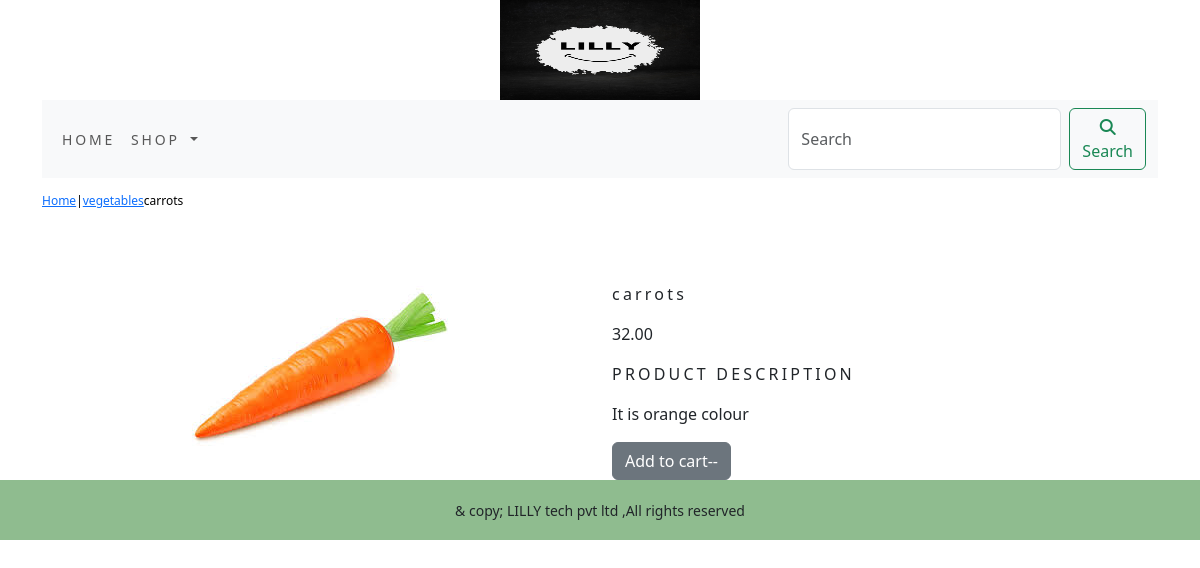
Page /shop/vegetables/carrots/ on the committed database.
### ecomapp/models.py (models this page shows, shortened)
class Product(models.Model):
    name = models.CharField(max_length=250, unique=True)
    slug = models.SlugField(max_length=250, unique=True)
    description = models.TextField(blank=True)
    price=models.DecimalField(max_digits=10,decimal_places=2)
    category=models.ForeignKey(Category,on_delete=models.CASCADE)
    image=models.ImageField(upload_to='product',blank=True)
    stock=models.IntegerField()
    available=models.BooleanField(default=True)
    created=models.DateField(auto_now_add=True)
    updated=models.DateTimeField(auto_now=True)
    class Meta:
        ordering = ('name', )
        verbose_name = 'product'
        verbose_name_plural = 'products'

class Category(models.Model):
    name=models.CharField(max_length=250,unique=True)
    slug=models.SlugField(max_length=250,unique=True)
    description=models.TextField(blank=True)
    image=models.ImageField(upload_to='category',blank=True)
    class Meta:
        ordering=('name', )
        verbose_name='category'
        verbose_name_plural='categories'
    def get_url(self):
        return reverse('ecomapp:products_by_category', args=[self.slug])
    def __str__(self):
        return '{}'.format(self.name)

### ecomapp/views.py (the view)
# urls.py: path('<slug:c_slug>/<slug:product_slug>/',views.prodetails,name='prodcatdetail')
def prodetails(request,c_slug,product_slug):
    try:
        product=Product.objects.get(category__slug=c_slug,slug=product_slug)
    except Exception as e:
        raise e
    return render(request,'product.html',{'product':product})

### cart/context_processors.py (called while the page is built)
def counter(request):
    item_count=0
    if 'admin' in request.path:
        return {}
    else:
        try:
            cart=Cart.objects.filter(cart_id=cart_id(request))
            cart_items=CartItem.objects.all().filter(cart=cart[:1])
            for cart_item in cart_items:
                item_count +=cart_item.quantity
        except Cart.DoesNotExist:
            item_count=0
    return dict(item_count=item_count)

### cart/views.py (called while the page is built)
def cart_id(request):
    cart = request.session.session_key
    if not cart:
        cart = request.session.create()
    return cart

### ecomapp/context_processors.py (called while the page is built)
def menu_links(request):
    links = Category.objects.all()
    return dict(links=links)

### templates/product.html (shortened to what this page needs)
{% extends 'base.html' %}
{% load static %}
{% block content %}
<div class="row my_prod_row_class">
    <div class="mx_auto">
        <p><a href="{% url 'ecomapp:allprodcat' %}" >Home</a>|<a href="{{product.category.get_url}}">{{product.category}}</a>{{product.name}} </p>
    </div>
</div>
<div class="container">
    <br>
    <div class="row">
       <div class="col-12 col-sm-12 col-md-12 col-lg-6 text-center">
          <div style="min-width:18rem">
            <img src="{{product.image.url}}" alt="{{product.name}}">
        </div>
    </div>
        <div class="col-12 col-sm-12 col-md-12 col-lg-6">
            <div>
            <h1 class="my_prod_title">{{product.name}}</h1>
            <p>{{product.price}}</p>
            <p class="my_title">Product Description</p>
            <p class="text-justify my_prod_text">{{product.description}}</p>
            {% if product.stock <= 0 %}
            <p class="text-justify my_prod_text"><b>Out of stock</b></p>
            {% else %}
            <a class="btn btn-secondary" href="{% url 'cart:add_cart' product.id %}" >Add to cart--</a>
            {% endif %}
           </div>
        </div>
    </div>
</div>
{% endblock %}

### static/css/custom.css (style rules this page uses)
.my_title { font-size:16px; text-transform:uppercase; letter-spacing:0.2em; }
.my_prod_row_class { padding-top:14px; padding-bottom:20px; }
.my_prod_row_class .mx_auto { color:#000; font-size:12px; text-decoration:none; }
.my_prod_title { font-size:16px; letter-transform:uppercase; letter-spacing:0.2em; padding-top:15px; padding-bottom:10px; }
.my_prod_text { padding-right:20px; }

### rows in the picture
Product: category "vegetables", name "carrots", image (picture), price "32.00", description "It is orange colour"
